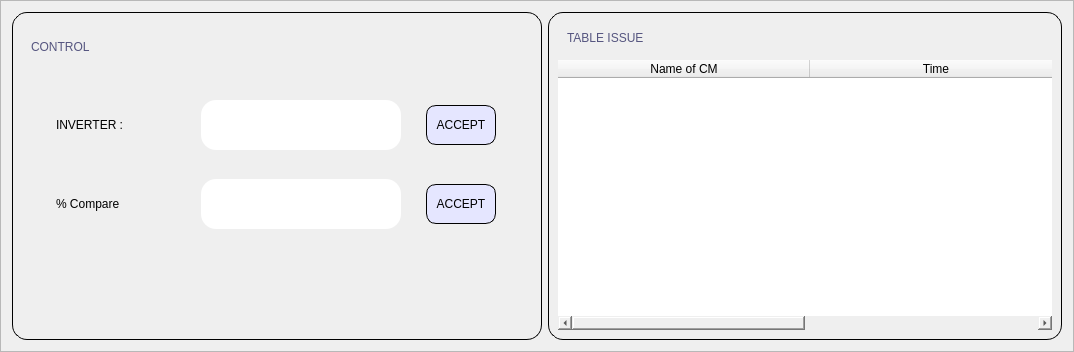
                     <widget class="QFrame" name="frame_3">
                      <property name="frameShape">
                       <enum>QFrame::StyledPanel</enum>
                      </property>
                      <property name="frameShadow">
                       <enum>QFrame::Raised</enum>
                      </property>
                      <layout class="QHBoxLayout" name="horizontalLayout_7">
                       <item>
                        <widget class="QFrame" name="frame_6">
                         <property name="minimumSize">
                          <size>
                           <width>530</width>
                           <height>328</height>
                          </size>
                         </property>
                         <property name="maximumSize">
                          <size>
                           <width>16777215</width>
                           <height>16777215</height>
                          </size>
                         </property>
                         <property name="styleSheet">
                          <string notr="true">border: 1px solid;
border-radius:15px;</string>
                         </property>
                         <property name="frameShape">
                          <enum>QFrame::StyledPanel</enum>
                         </property>
                         <property name="frameShadow">
                          <enum>QFrame::Raised</enum>
                         </property>
                         <layout class="QVBoxLayout" name="verticalLayout_17">
                          <item>
                           <widget class="QFrame" name="frame_22">
                            <property name="minimumSize">
                             <size>
                              <width>0</width>
                              <height>50</height>
                             </size>
                            </property>
                            <property name="maximumSize">
                             <size>
                              <width>16777215</width>
                              <height>50</height>
                             </size>
                            </property>
                            <property name="styleSheet">
                             <string notr="true">border:0px;
</string>
                            </property>
                            <property name="frameShape">
                             <enum>QFrame::StyledPanel</enum>
                            </property>
                            <property name="frameShadow">
                             <enum>QFrame::Raised</enum>
                            </property>
                            <layout class="QHBoxLayout" name="horizontalLayout_27">
                             <item>
                              <widget class="QLabel" name="label_29">
                               <property name="styleSheet">
                                <string notr="true">border:0px;
font: 75 15pt &quot;MS Shell Dlg 2&quot;;
color: rgb(85, 85, 127);</string>
                               </property>
                               <property name="text">
                                <string>CONTROL</string>
                               </property>
                              </widget>
                             </item>
                            </layout>
                           </widget>
                          </item>
                          <item>
                           <widget class="QFrame" name="frame_23">
                            <property name="styleSheet">
                             <string notr="true">border:0px;</string>
                            </property>
                            <property name="frameShape">
                             <enum>QFrame::StyledPanel</enum>
                            </property>
                            <property name="frameShadow">
                             <enum>QFrame::Raised</enum>
                            </property>
                            <layout class="QHBoxLayout" name="horizontalLayout_14">
                             <property name="leftMargin">
                              <number>0</number>
                             </property>
                             <property name="topMargin">
                              <number>0</number>
                             </property>
                             <property name="rightMargin">
                              <number>0</number>
                             </property>
                             <property name="bottomMargin">
                              <number>0</number>
                             </property>
                             <item>
                              <widget class="QFrame" name="frame_25">
                               <property name="frameShape">
                                <enum>QFrame::StyledPanel</enum>
                               </property>
                               <property name="frameShadow">
                                <enum>QFrame::Raised</enum>
                               </property>
                               <layout class="QVBoxLayout" name="verticalLayout_19">
                                <property name="spacing">
                                 <number>5</number>
                                </property>
                                <property name="leftMargin">
                                 <number>0</number>
                                </property>
                                <property name="topMargin">
                                 <number>0</number>
                                </property>
                                <property name="rightMargin">
                                 <number>0</number>
                                </property>
                                <property name="bottomMargin">
                                 <number>0</number>
                                </property>
                                <item>
                                 <widget class="QFrame" name="frame_24">
                                  <property name="frameShape">
                                   <enum>QFrame::StyledPanel</enum>
                                  </property>
                                  <property name="frameShadow">
                                   <enum>QFrame::Raised</enum>
                                  </property>
                                  <layout class="QVBoxLayout" name="verticalLayout_15">
                                   <item>
                                    <widget class="QFrame" name="frame_41">
                                     <property name="maximumSize">
                                      <size>
                                       <width>16777215</width>
                                       <height>70</height>
                                      </size>
                                     </property>
                                     <property name="frameShape">
                                      <enum>QFrame::StyledPanel</enum>
                                     </property>
                                     <property name="frameShadow">
                                      <enum>QFrame::Raised</enum>
                                     </property>
                                     <layout class="QHBoxLayout" name="horizontalLayout_15">
                                      <property name="spacing">
                                       <number>0</number>
                                      </property>
                                      <property name="leftMargin">
                                       <number>0</number>
                                      </property>
                                      <property name="topMargin">
                                       <number>0</number>
                                      </property>
                                      <property name="rightMargin">
                                       <number>0</number>
                                      </property>
                                      <property name="bottomMargin">
                                       <number>0</number>
                                      </property>
                                      <item>
                                       <widget class="QLabel" name="label_3">
                                        <property name="maximumSize">
                                         <size>
                                          <width>120</width>
                                          <height>16777215</height>
                                         </size>
                                        </property>
                                        <property name="text">
                                         <string>INVERTER : </string>
                                        </property>
                                       </widget>
                                      </item>
                                      <item>
                                       <widget class="QLineEdit" name="lineEdit_IVT">
                                        <property name="maximumSize">
                                         <size>
                                          <width>200</width>
                                          <height>50</height>
                                         </size>
                                        </property>
                                       </widget>
                                      </item>
                                      <item>
                                       <widget class="QPushButton" name="pushButton_IVT">
                                        <property name="maximumSize">
                                         <size>
                                          <width>70</width>
                                          <height>40</height>
                                         </size>
                                        </property>
                                        <property name="styleSheet">
                                         <string notr="true">background-color: rgb(229, 230, 255);
border: 1px solid;
border-radius:10px;</string>
                                        </property>
                                        <property name="text">
                                         <string>ACCEPT</string>
                                        </property>
                                       </widget>
                                      </item>
                                     </layout>
                                    </widget>
                                   </item>
                                   <item>
                                    <widget class="QFrame" name="frame_42">
                                     <property name="maximumSize">
                                      <size>
                                       <width>16777215</width>
                                       <height>70</height>
                                      </size>
                                     </property>
                                     <property name="frameShape">
                                      <enum>QFrame::StyledPanel</enum>
                                     </property>
                                     <property name="frameShadow">
                                      <enum>QFrame::Raised</enum>
                                     </property>
                                     <layout class="QHBoxLayout" name="horizontalLayout_24">
                                      <property name="spacing">
                                       <number>0</number>
                                      </property>
                                      <property name="leftMargin">
                                       <number>0</number>
                                      </property>
                                      <property name="topMargin">
                                       <number>0</number>
                                      </property>
                                      <property name="rightMargin">
                                       <number>0</number>
                                      </property>
                                      <property name="bottomMargin">
                                       <number>0</number>
                                      </property>
                                      <item>
                                       <widget class="QLabel" name="label_20">
                                        <property name="maximumSize">
                                         <size>
                                          <width>120</width>
                                          <height>16777215</height>
                                         </size>
                                        </property>
                                        <property name="text">
                                         <string>% Compare</string>
                                        </property>
                                       </widget>
                                      </item>
                                      <item>
                                       <widget class="QLineEdit" name="lineEdit_COMPARE">
                                        <property name="maximumSize">
                                         <size>
                                          <width>200</width>
                                          <height>50</height>
                                         </size>
                                        </property>
                                       </widget>
                                      </item>
                                      <item>
                                       <widget class="QPushButton" name="pushButton_COMPARE">
                                        <property name="maximumSize">
                                         <size>
                                          <width>70</width>
                                          <height>40</height>
                                         </size>
                                        </property>
                                        <property name="styleSheet">
                                         <string notr="true">background-color: rgb(229, 230, 255);
border: 1px solid;
border-radius:10px;</string>
                                        </property>
                                        <property name="text">
                                         <string>ACCEPT</string>
                                        </property>
                                       </widget>
                                      </item>
                                     </layout>
                                    </widget>
                                   </item>
                                   <item>
                                    <widget class="QFrame" name="frame_46">
                                     <property name="maximumSize">
                                      <size>
                                       <width>16777215</width>
                                       <height>70</height>
                                      </size>
                                     </property>
                                     <property name="frameShape">
                                      <enum>QFrame::StyledPanel</enum>
                                     </property>
                                     <property name="frameShadow">
                                      <enum>QFrame::Raised</enum>
                                     </property>
                                     <layout class="QHBoxLayout" name="horizontalLayout_25">
                                      <item>
                                       <widget class="QLabel" name="label_21">
                                        <property name="text">
                                         <string/>
                                        </property>
                                       </widget>
                                      </item>
                                     </layout>
                                    </widget>
                                   </item>
                                  </layout>
                                 </widget>
                                </item>
                               </layout>
                              </widget>
                             </item>
                            </layout>
                           </widget>
                          </item>
                         </layout>
                        </widget>
                       </item>
                       <item>
                        <widget class="QFrame" name="frame_7">
                         <property name="minimumSize">
                          <size>
                           <width>514</width>
                           <height>328</height>
                          </size>
                         </property>
                         <property name="maximumSize">
                          <size>
                           <width>16777215</width>
                           <height>16777215</height>
                          </size>
                         </property>
                         <property name="styleSheet">
                          <string notr="true">border: 1px solid;
border-radius:15px;</string>
                         </property>
                         <property name="frameShape">
                          <enum>QFrame::StyledPanel</enum>
                         </property>
                         <property name="frameShadow">
                          <enum>QFrame::Raised</enum>
                         </property>
                         <layout class="QVBoxLayout" name="verticalLayout_29">
                          <item>
                           <widget class="QFrame" name="frame_44">
                            <property name="maximumSize">
                             <size>
                              <width>16777215</width>
                              <height>50</height>
                             </size>
                            </property>
                            <property name="styleSheet">
                             <string notr="true">border-radius:0px;
border:0px;</string>
                            </property>
                            <property name="frameShape">
                             <enum>QFrame::StyledPanel</enum>
                            </property>
                            <property name="frameShadow">
                             <enum>QFrame::Raised</enum>
                            </property>
                            <layout class="QHBoxLayout" name="horizontalLayout_8">
                             <item>
                              <widget class="QLabel" name="label_30">
                               <property name="styleSheet">
                                <string notr="true">border:0px;
font: 75 15pt &quot;MS Shell Dlg 2&quot;;
color: rgb(85, 85, 127);</string>
                               </property>
                               <property name="text">
                                <string>TABLE ISSUE</string>
                               </property>
                              </widget>
                             </item>
                            </layout>
                           </widget>
                          </item>
                          <item>
                           <widget class="QFrame" name="frame_45">
                            <property name="styleSheet">
                             <string notr="true">border:0px;</string>
                            </property>
                            <property name="frameShape">
                             <enum>QFrame::StyledPanel</enum>
                            </property>
                            <property name="frameShadow">
                             <enum>QFrame::Raised</enum>
                            </property>
                            <layout class="QHBoxLayout" name="horizontalLayout_28">
                             <property name="spacing">
                              <number>0</number>
                             </property>
                             <property name="leftMargin">
                              <number>0</number>
                             </property>
                             <property name="topMargin">
                              <number>0</number>
                             </property>
                             <property name="rightMargin">
                              <number>0</number>
                             </property>
                             <property name="bottomMargin">
                              <number>0</number>
                             </property>
                             <item>
                              <widget class="QTableWidget" name="tableWidget_show">
                               <attribute name="horizontalHeaderDefaultSectionSize">
                                <number>252</number>
                               </attribute>
                               <column>
                                <property name="text">
                                 <string>Name of CM</string>
                                </property>
                               </column>
                               <column>
                                <property name="text">
                                 <string>Time</string>
                                </property>
                               </column>
                              </widget>
                             </item>
                            </layout>
                           </widget>
                          </item>
                         </layout>
                        </widget>
                       </item>
                      </layout>
                     </widget>
